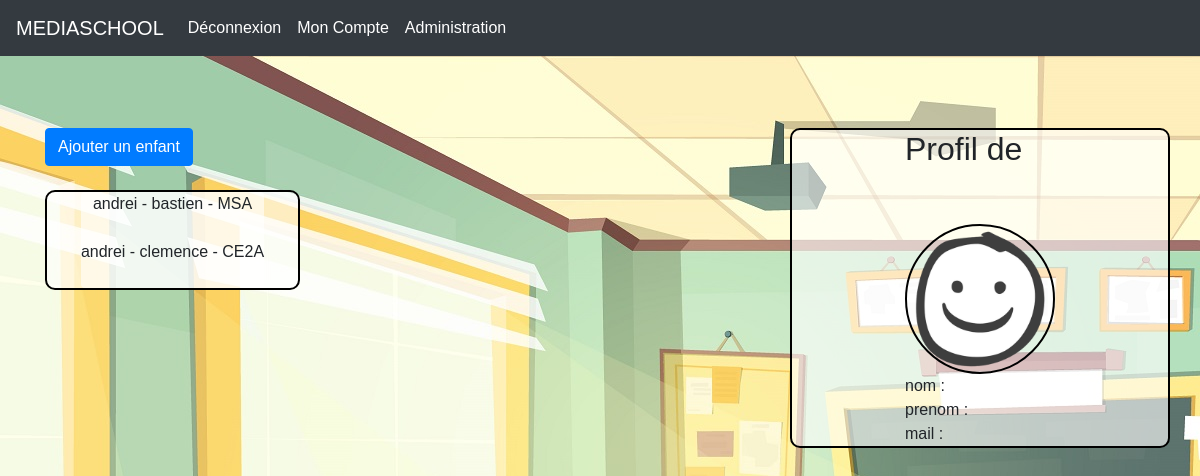
Before: /view/profil.php (signed in) with the older database file.
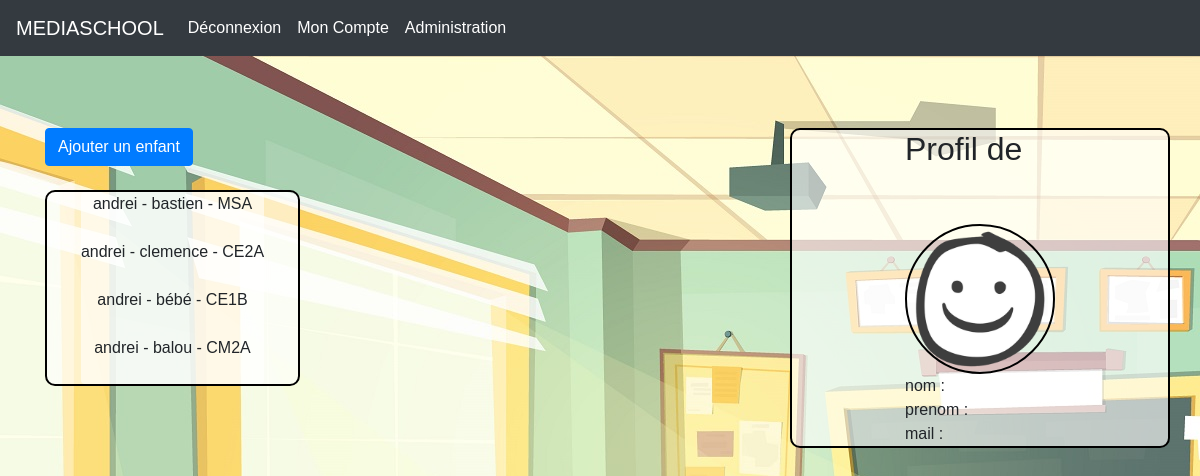
After: the same page with the newer database file.
### tables this page shows
CREATE TABLE IF NOT EXISTS `children` (
  `id` int(11) NOT NULL AUTO_INCREMENT,
  `childName` varchar(150) NOT NULL,
  `childSurname` varchar(150) NOT NULL,
  `class_id` int(11) NOT NULL,
  `user_id` int(11) NOT NULL,
  PRIMARY KEY (`id`),
  KEY `CHILDREN_CLASS_FK` (`class_id`),
  KEY `CHILDREN_USERS0_FK` (`user_id`)
);

CREATE TABLE IF NOT EXISTS `class` (
  `id` int(11) NOT NULL AUTO_INCREMENT,
  `className` varchar(150) NOT NULL,
  PRIMARY KEY (`id`)
);

### controller/modalPlusChild_control.php (called while the page is built, shortened)
<?php
$conn = new PDO("mysql:host=" . $_ENV['SERVERNAME'] . ";dbname=" . $_ENV['DBNAME'] . ";charset=utf8", $_ENV['USERNAME'] , $_ENV['PASSWORD'] );
$reqChild = $conn->query('SELECT * FROM children JOIN users ON children.user_id   = users.id JOIN class ON children.class_id = class.id');

### view/profil.php (the view, shortened to what this page needs)
<?php
require "../controller/head.php";
require "header.php";
require "modalPlusChild.php";
require "../controller/modalPlusChild_control.php";
?>
<div class="container">
    <div class="row justify-content-center">
        <div class="col-md-3">
            <div>
                <button type="btn btn-secondary" class="btn btn-primary" data-toggle="modal"
                    data-target="#exampleModal">
                    Ajouter un enfant
                </button>
            </div>
            <div class=" profil">
                <ul class="list-group admin-list" style="list-style-type:none;">
                    <?php
                    while ($childInfo = $reqChild->fetch()) {
                        if ($childInfo['user_id'] == $_SESSION['id']) {
                    ?>
                    <li class="text-center">
                        <span><?= $childInfo['childName']; ?> - <?= $childInfo['childSurname']; ?> -
                            <?= $childInfo['className']; ?></span>
                    </li>
                    <?php
                        }
                    }
                    ?>
                </ul>
            </div>
        </div>
        <div class="col"></div>
        <div class="col-md-4 profil">
            <div>
                <h2>Profil de <?php echo $userInfo['surname'] ?></h2>
                <br><br>
                <?php
                if (!empty($userInfo['avatar'])) {
                ?>
                <img src="assets/membres/avatars/<?php echo $userInfo['avatar']; ?>" alt="" class="avatar"
                    width="150px">
                <?php
                } else { ?>
                <img src="assets/membres/avatars/default.png" alt="" class="avatar" width="150px">
                <?php
                }
                ?>
                <br>
                nom : <?php echo $userInfo['name'] ?>
                <br>
                prenom : <?php echo $userInfo['surname'] ?>
                <br>
                mail : <?php echo $userInfo['mail'] ?>
                <br>
            </div>
        </div>
    </div>
</div>
<?php
require "footer.php";
?>

Changed rows visible on the page:
added children: childName "andrei", childSurname "bébé", class.className "CE1B"
added children: childName "andrei", childSurname "balou", class.className "CM2A"
